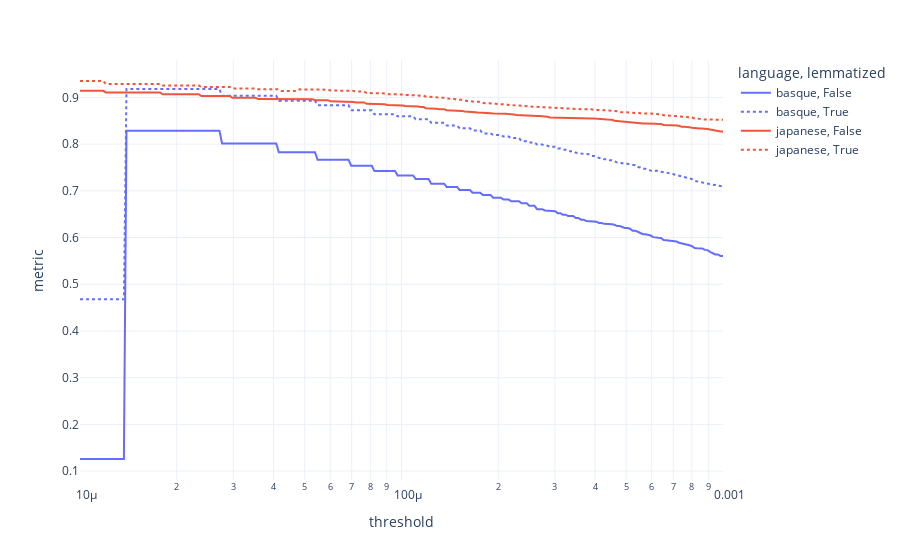

Notebook source saved alongside this figure:
### Markdown cell above
#### Analysis of the optimization results

### Code cell
# Generate a dataframe with the results
optimization_data = []
for value, score in zip(basque_optimization_results['search_space'], basque_optimization_results['results']):
    optimization_data.append({'language': 'basque', 'lemmatized': False, 'threshold': value, 'metric': score})
for value, score in zip(basque_lemmatized_optimization_results['search_space'], basque_lemmatized_optimization_results['results']):
    optimization_data.append({'language': 'basque', 'lemmatized': True, 'threshold': value, 'metric': score})
for value, score in zip(japanese_optimization_results['search_space'], japanese_optimization_results['results']):
    optimization_data.append({'language': 'japanese', 'lemmatized': False, 'threshold': value, 'metric': score})
for value, score in zip(japanese_lemmatized_optimization_results['search_space'], japanese_lemmatized_optimization_results['results']):
    optimization_data.append({'language': 'japanese', 'lemmatized': True, 'threshold': value, 'metric': score})

optimization_df = pd.DataFrame(optimization_data)

# Plot the results
fig = px.line(optimization_df, x='threshold', y='metric', color='language', line_dash='lemmatized', log_x=True)
fig.show()

### Figure 1 — Plotly figure (JSON) as saved in the notebook; plotly's stock layout.template omitted (floating-point values rounded to 4 significant figures; data arrays with more than 128 entries replaced by an {"elided": "..."} marker saying what was removed)
{"data": [{"hovertemplate": "language=basque<br>lemmatized=False<br>threshold=%{x}<br>metric=%{y}<extra></extra>", "legendgroup": "basque, False", "line": {"color": "#636efa", "dash": "solid"}, "marker": {"symbol": "circle"}, "mode": "lines", "name": "basque, False", "orientation": "v", "showlegend": true, "x": {"elided": "250 float values"}, "xaxis": "x", "y": {"elided": "250 float values"}, "yaxis": "y", "type": "scatter"}, {"hovertemplate": "language=basque<br>lemmatized=True<br>threshold=%{x}<br>metric=%{y}<extra></extra>", "legendgroup": "basque, True", "line": {"color": "#636efa", "dash": "dot"}, "marker": {"symbol": "circle"}, "mode": "lines", "name": "basque, True", "orientation": "v", "showlegend": true, "x": {"elided": "250 float values"}, "xaxis": "x", "y": {"elided": "250 float values"}, "yaxis": "y", "type": "scatter"}, {"hovertemplate": "language=japanese<br>lemmatized=False<br>threshold=%{x}<br>metric=%{y}<extra></extra>", "legendgroup": "japanese, False", "line": {"color": "#EF553B", "dash": "solid"}, "marker": {"symbol": "circle"}, "mode": "lines", "name": "japanese, False", "orientation": "v", "showlegend": true, "x": {"elided": "250 float values"}, "xaxis": "x", "y": {"elided": "250 float values"}, "yaxis": "y", "type": "scatter"}, {"hovertemplate": "language=japanese<br>lemmatized=True<br>threshold=%{x}<br>metric=%{y}<extra></extra>", "legendgroup": "japanese, True", "line": {"color": "#EF553B", "dash": "dot"}, "marker": {"symbol": "circle"}, "mode": "lines", "name": "japanese, True", "orientation": "v", "showlegend": true, "x": {"elided": "250 float values"}, "xaxis": "x", "y": {"elided": "250 float values"}, "yaxis": "y", "type": "scatter"}], "layout": {"xaxis": {"anchor": "y", "domain": [0.0, 1.0], "title": {"text": "threshold"}, "type": "log"}, "yaxis": {"anchor": "x", "domain": [0.0, 1.0], "title": {"text": "metric"}}, "legend": {"title": {"text": "language, lemmatized"}, "tracegroupgap": 0}, "margin": {"t": 60}}}
